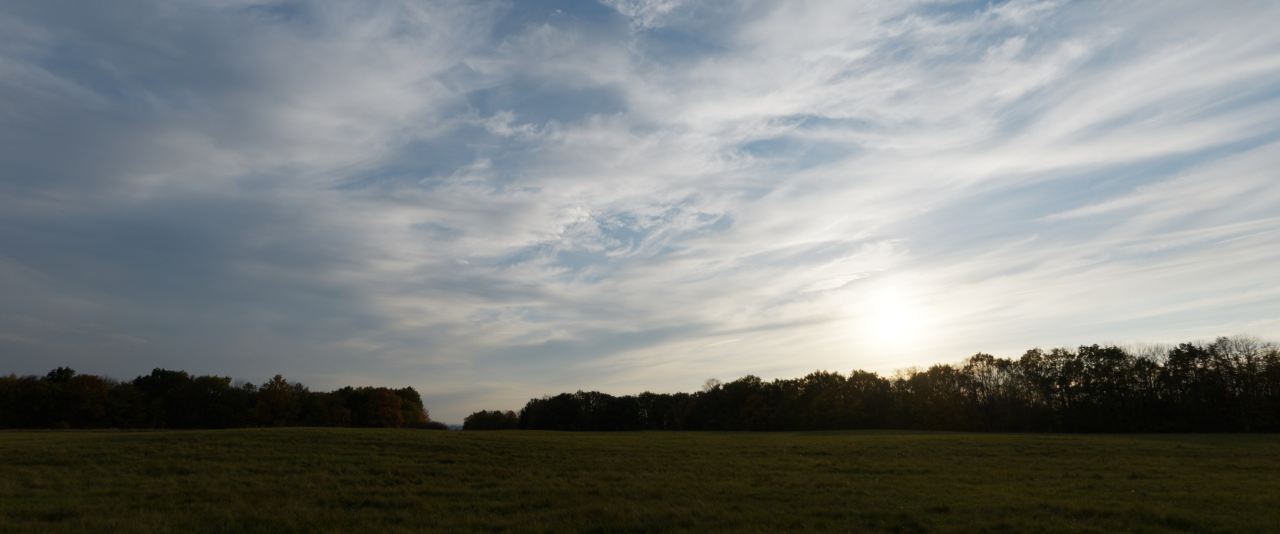
#> input picture murmuration-sky.jpg, 3840 x 1600 px (shown at 1/3 size); its folder holds only this picture in this run
$ python silhouette.py ../../murmuration-sky.jpg
#> lines starting #> are read from the running program, lines starting #| are printed output that depends on the picture; after the words box and inside, x2 and y2 are one past the last pixel; in counts of white or black regions, pixels touching at a corner belong together; long printed decimals are rounded
#> in main, img is the input picture: PIL image 3840x1600 RGB; mean R, G, B 121.7, 125.6, 124.2
"""Segment a bird-against-sky photo (or a render) and measure its planform.

usage: silhouette.py IMAGE [--out DIR] [--invert] [--thresh T]

Steps: Otsu threshold (bird darker than sky unless --invert), keep the largest component,
fill holes, then find the bilateral symmetry axis by maximising reflection IoU over angle
and offset.  In the symmetry frame (u across = span, v along = body, +v toward the head)
it reports span, length, tail and per-station leading/trailing edges, all normalised by
the half-span so photos at any scale compare directly.
"""
import argparse, json, pathlib, sys
import numpy as np
from PIL import Image
from scipy import ndimage as ndi
from skimage import filters, measure, morphology, transform


def segment_skydist(img):
    """Bird = far (in RGB) from a smooth sky model.  Works for blue, grey and white skies and for
    both pale bellies and black wingtips, which a single luma or blueness threshold cannot."""
    rgb = np.asarray(img.convert('RGB'), dtype=float) / 255
    H, W, _ = rgb.shape
    yy, xx = np.mgrid[0:H, 0:W] / max(H, W)
    A = np.stack([np.ones_like(xx), xx, yy, xx * xx, xx * yy, yy * yy], -1).reshape(-1, 6)
    flat = rgb.reshape(-1, 3)
    # first guess at sky: the image border
    b = np.zeros((H, W), bool); b[:H // 20] = b[-H // 20:] = True; b[:, :W // 20] = b[:, -W // 20:] = True
    sky = b.ravel()
    for _ in range(3):
        idx = np.flatnonzero(sky)[:: max(1, sky.sum() // 150000)]
        coef, *_ = np.linalg.lstsq(A[idx], flat[idx], rcond=None)
        bg = A @ coef
        d = np.linalg.norm(flat - bg, axis=1)
        t = filters.threshold_otsu(d)
        sky = d <= t * .6
    m = (d > t).reshape(H, W)
    m = ndi.binary_opening(m, structure=morphology.disk(1))
    lab = measure.label(m)
    big = np.argmax(np.bincount(lab.ravel())[1:]) + 1
    m = ndi.binary_closing(lab == big, structure=morphology.disk(2))
    return ndi.binary_fill_holes(m)


def segment(img, invert=False, thresh=None, bluesky=False, skydist=False):
#> called with invert = False, bluesky = False, skydist = False
    if skydist:
        return segment_skydist(img)
    if bluesky:                                  # bird = not blue: pale buff bellies match the sky in luma
        rgb = np.asarray(img.convert('RGB'), dtype=float) / 255
        g = 1 - np.clip(rgb[..., 2] - (rgb[..., 0] + rgb[..., 1]) / 2 + .5, 0, 1)
        invert = True
    else:
        g = np.asarray(img.convert('L'), dtype=float) / 255
    # sky gradients defeat a global threshold: fit a smooth quadratic sky to the pixels a first
    # pass calls sky, subtract it, threshold again (twice).  A filter-based background fails
    # when the bird fills much of the frame.
    H, W = g.shape
#> H = 1600; W = 3840
    yy, xx = np.mgrid[0:H, 0:W] / max(H, W)
    A = np.stack([np.ones_like(xx), xx, yy, xx * xx, xx * yy, yy * yy], -1).reshape(-1, 6)
    d = -g if not invert else g
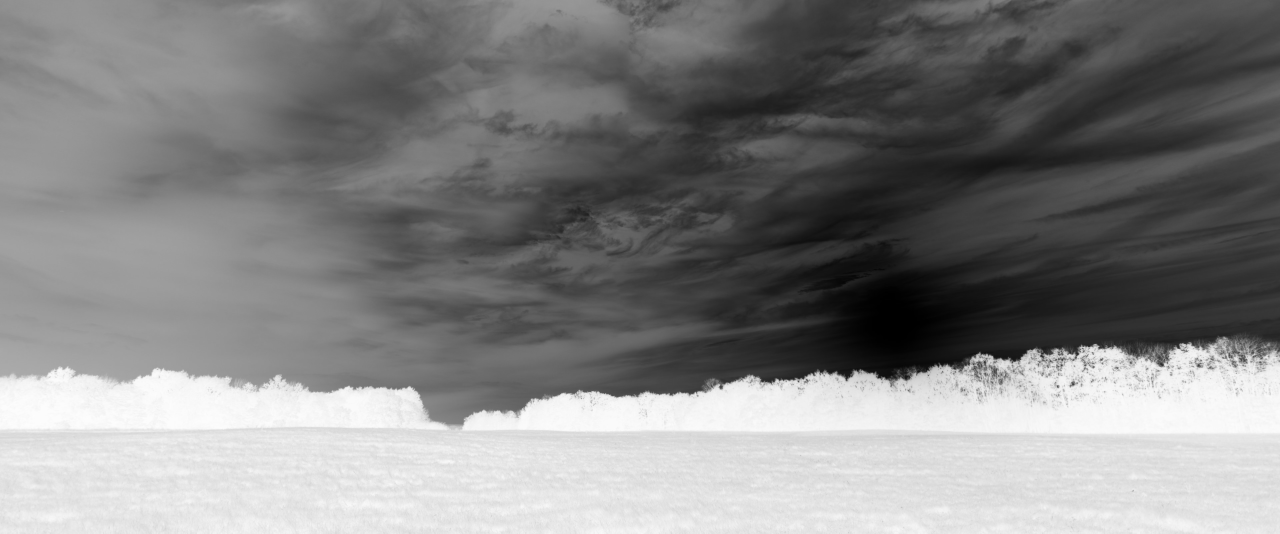
#> d: shape (1600, 3840) float64 (shown at 1/3 size); min -1, max -0.00392, mean -0.487; drawn with min black and max white
    for _ in range(3):
        t = filters.threshold_otsu(d)
        sky = (d <= t).ravel()
        idx = np.flatnonzero(sky)[:: max(1, sky.sum() // 200000)]
        coef, *_ = np.linalg.lstsq(A[idx], g.ravel()[idx], rcond=None)
        bg = (A @ coef).reshape(H, W)
        d = (g - bg) if invert else (bg - g)
#> this loop made 3 passes
#> (t, coef) on passes 1 to 3: (-0.395, [0.326, 0.921, 0.538, -0.646, 1.24, -3.18]), (0.295, [0.325, 0.865, 0.853, -0.615, 1.5, -4.86]), (0.273, [0.319, 0.82, 1.16, -0.558, 1.4, -5.86])
#> pass 1, in segment, `d = (g - bg) if invert else (bg - g)`:
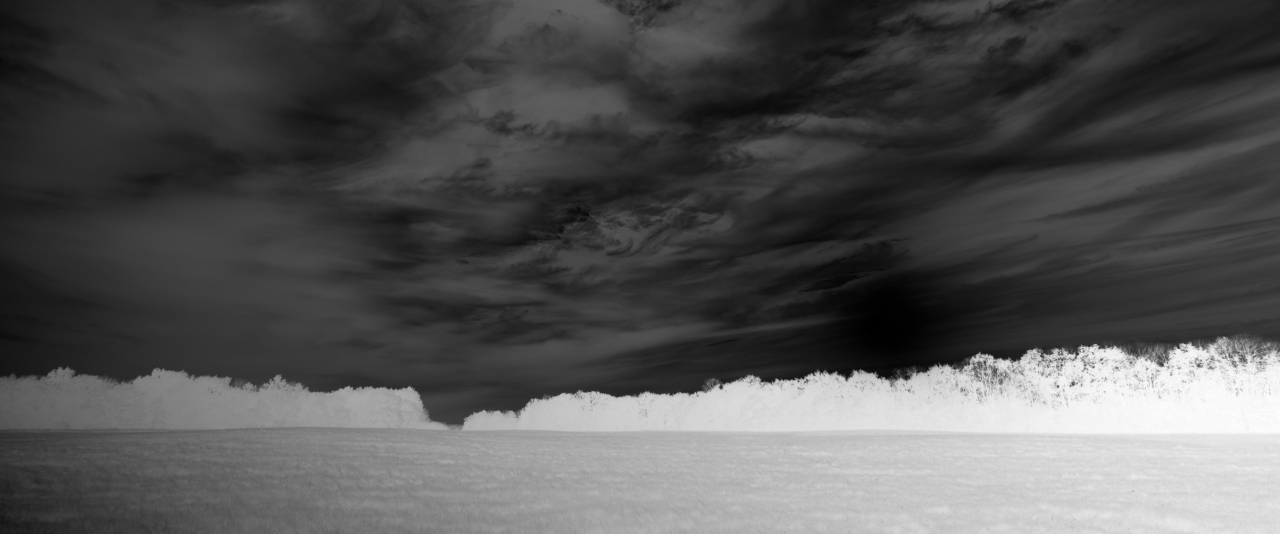
#> d: shape (1600, 3840) float64 (shown at 1/3 size); min -0.201, max 0.835, mean 0.141; drawn with min black and max white
#> after the loop:
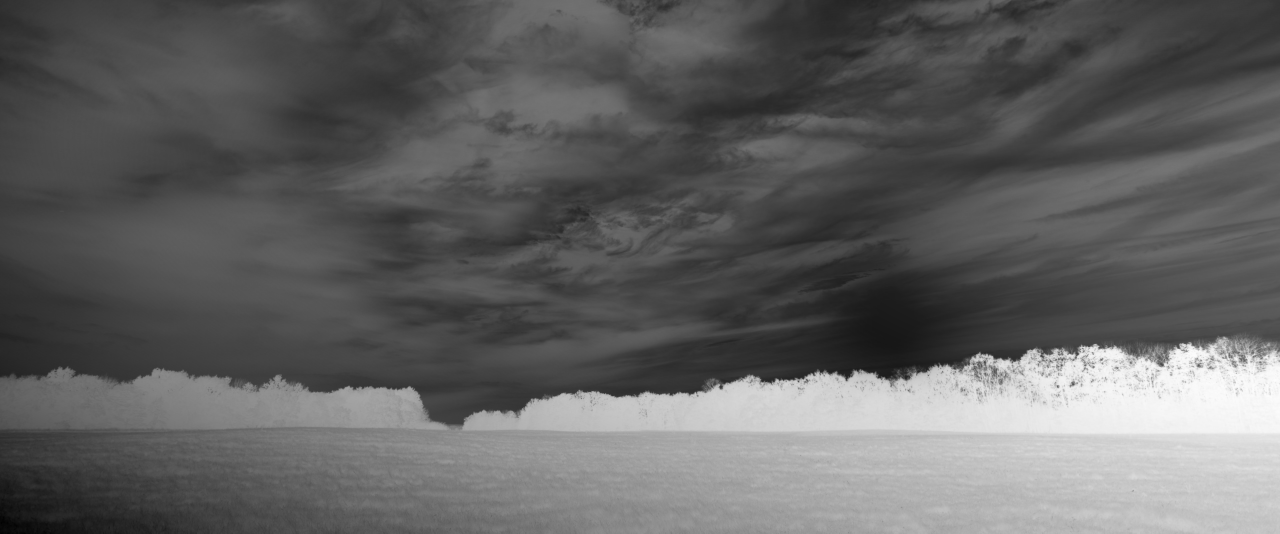
#> d: shape (1600, 3840) float64 (shown at 1/3 size); min -0.331, max 0.798, mean 0.103; drawn with min black and max white
    t = thresh if thresh is not None else filters.threshold_otsu(d)
#> t = 0.249
    m = d > t
#> m: shape (1600, 3840) bool; 20.4% white; 343 white regions (300 under 20 px), largest, box (x1, y1, x2, y2) and area: (411, 1010, 3840, 1600) 1246525, (1268, 1396, 1365, 1437) 1514, (1441, 1468, 1500, 1498) 624
    m = ndi.binary_opening(m, structure=morphology.disk(1))
#> m: shape (1600, 3840) bool; 20.3% white; 118 white regions (76 under 20 px), largest, box (x1, y1, x2, y2) and area: (413, 1010, 3840, 1600) 1242766, (1269, 1396, 1365, 1435) 1414, (1468, 1469, 1500, 1497) 379
    lab = measure.label(m)
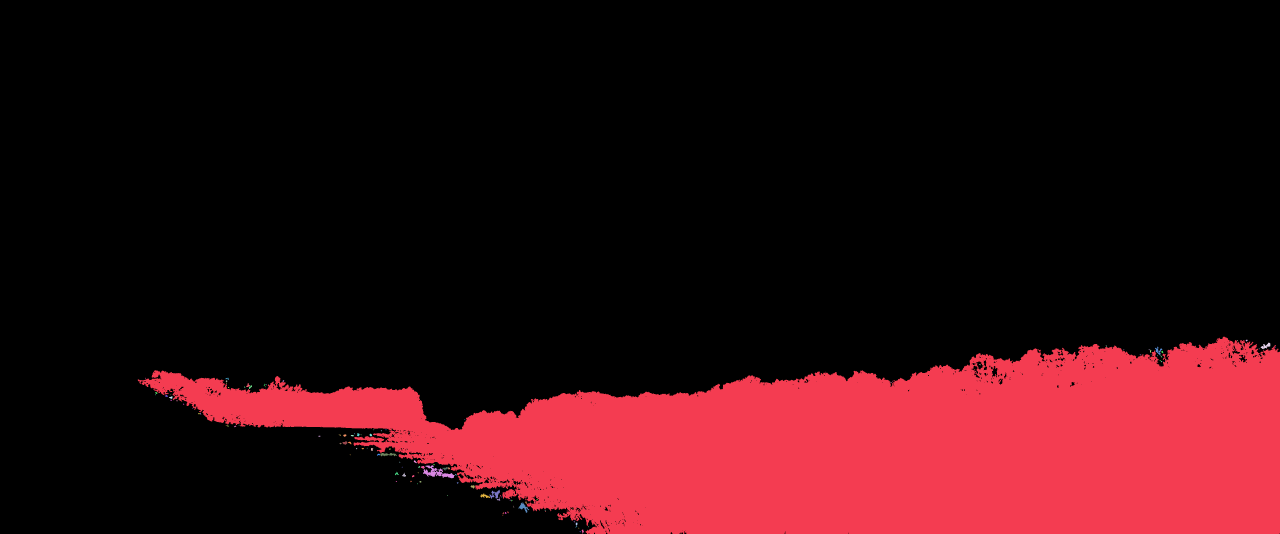
#> lab: shape (1600, 3840) int32 (shown at 1/3 size); 119 distinct labels, from 0 to 118; one colour per label, 0 black
    if lab.max() == 0:
        raise SystemExit('nothing segmented')
    big = np.argmax(np.bincount(lab.ravel())[1:]) + 1
#> big = 1
    m = ndi.binary_fill_holes(lab == big)
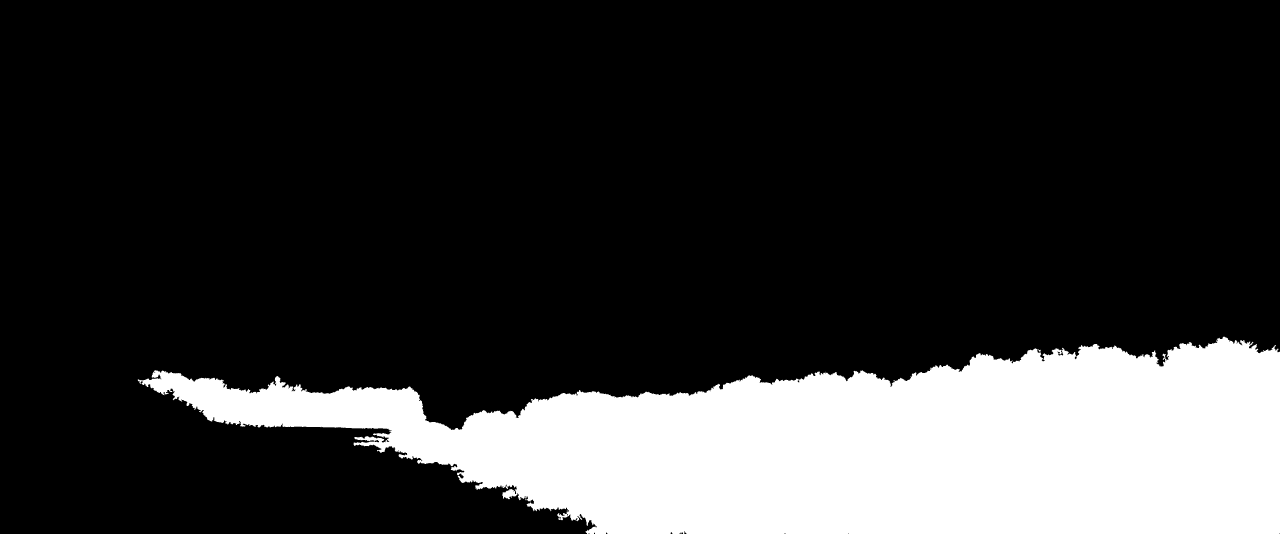
#> m: shape (1600, 3840) bool (shown at 1/3 size); 20.3% white; 1 white region, box (x1, y1, x2, y2) and area: (413, 1010, 3840, 1600) 1250152
    return m


def reflect_iou(pts, mask_set, theta, c, shape):
    # reflect points across the line through c with direction (cos θ, sin θ)
    d = np.array([np.cos(theta), np.sin(theta)])
    p = pts - c
    proj = p @ d
    r = 2 * np.outer(proj, d) - p + c
    ri = np.round(r).astype(int)
    ok = (ri[:, 0] >= 0) & (ri[:, 0] < shape[1]) & (ri[:, 1] >= 0) & (ri[:, 1] < shape[0])
    hit = np.zeros(len(pts), bool)
    hit[ok] = mask_set[ri[ok, 1], ri[ok, 0]]
    inter = hit.sum()
    return inter / (2 * len(pts) - inter)


def symmetry_axis(m):
    ys, xs = np.nonzero(m)
    pts = np.c_[xs, ys].astype(float)
#> pts = 1250152 pairs, first value 413 to 3839, second value 1010 to 1599
    if len(pts) > 40000:
        pts = pts[np.random.default_rng(0).choice(len(pts), 40000, replace=False)]
#> pts = 40000 pairs, first value 414 to 3839, second value 1012 to 1599
    c0 = pts.mean(0)
#> c0 = [2579.8, 1338.9]
    # span axis ≈ major principal axis; body (symmetry) axis ≈ perpendicular
    ev, evec = np.linalg.eigh(np.cov((pts - c0).T))
#> ev = [19988.9, 683508.1]; evec = [[0.00507, -1], [-1, -0.00507]]
    best = (-1, 0.0, c0)
#> best = (-1, 0, [2579.8, 1338.9])
    for k in (0, 1):                                   # either principal axis may be the symmetry axis
        th0 = np.arctan2(evec[1, k], evec[0, k])
        across = np.array([-np.sin(th0), np.cos(th0)])
        for dth in np.radians(np.arange(-25, 25.1, 1)):
            for off in np.linspace(-.15, .15, 31) * np.ptp(pts @ across):
                c = c0 + off * across
                s = reflect_iou(pts, m, th0 + dth, c, m.shape)
                if s > best[0]:
                    best = (s, th0 + dth, c)
#> this loop made 2 passes
#> (th0, across) on pass 1: (-1.57, [1, 0.00507])
    s, th, c = best
    for dth in np.radians(np.linspace(-1, 1, 11)):     # refine
        for off in np.linspace(-3, 3, 13):
            cc = c + off * np.array([-np.sin(th), np.cos(th)])
            v = reflect_iou(pts, m, th + dth, cc, m.shape)
            if v > best[0]:
                best = (v, th + dth, cc)
    return best


def measure_planform(m, theta, c, head_hint=None):
#> called with theta = -3.18, c = array of shape (2,)
    ys, xs = np.nonzero(m)
    p = np.c_[xs, ys].astype(float) - c
    v_dir = np.array([np.cos(theta), np.sin(theta)])   # along body
    u_dir = np.array([-v_dir[1], v_dir[0]])            # across (span)
    u, v = p @ u_dir, p @ v_dir
    half = (u.max() - u.min()) / 2
    uc = (u.max() + u.min()) / 2
    u = u - uc
    # orient +v toward the head: the head is the narrow short protrusion, the tail is longer.
    # heuristic: wings' leading edges lie on the head side, so the wing mass centroid
    # (|u| > 0.4 half) sits on the head side of the body centre-of-extent.
    core = np.abs(u) < .06 * half
    vmid = (v[core].max() + v[core].min()) / 2
    wing = np.abs(u) > .4 * half
    vsign = 1
    if v[wing].mean() < vmid:
        v = -v; vsign = -vsign
    if head_hint == 'flip':
        v = -v; vsign = -vsign
    core = np.abs(u) < .06 * half
    nose, tail = v[core].max(), v[core].min()
    length = nose - tail
    # per-station edges, both sides averaged
    stations = np.linspace(0, 1, 41)
    le, te = [], []
    for s in stations:
        band = np.abs(np.abs(u) / half - s) < .0125
        if band.sum() < 3:
            le.append(np.nan); te.append(np.nan); continue
        le.append(np.percentile(v[band], 99.5) / half)
        te.append(np.percentile(v[band], 0.5) / half)
    le, te = np.array(le), np.array(te)
    # tail: below the wing trailing edge at the root region (|u| < 0.12 half) the silhouette is tail only
    area = m.sum() / half ** 2
    # body/tail half-width along the axis: the contiguous run of pixels through u = 0 in each
    # v bin (under the wings this run is the whole wing, so it is reported but flagged)
    vb = np.linspace(tail, nose, 61)
    bw = []
    for k in range(len(vb) - 1):
        sel = (v >= vb[k]) & (v < vb[k + 1])
        uu = np.sort(np.round(u[sel]).astype(int))          # pixels
        if len(uu) == 0:
            bw.append(np.nan); continue
        uu = np.unique(uu)
        if not (uu.min() <= 0 <= uu.max()):
            bw.append(0.0); continue
        i0 = np.searchsorted(uu, 0)
        lo = hi = min(i0, len(uu) - 1)
        while hi + 1 < len(uu) and uu[hi + 1] - uu[hi] <= 2: hi += 1
        while lo - 1 >= 0 and uu[lo] - uu[lo - 1] <= 2: lo -= 1
        bw.append(float((uu[hi] - uu[lo] + 1) / 2 / half))
#> this loop made 60 passes
    return dict(
        body_v=((vb[:-1] + vb[1:]) / 2 / half).tolist(), body_halfwidth=bw,
        half_span_px=float(half), span_over_length=float(2 * half / length),
        length_over_halfspan=float(length / half), nose=float(nose / half), tail_tip=float(tail / half),
        area_over_halfspan2=float(area), aspect_ratio=float((2 * half) ** 2 / m.sum()),
        stations=stations.tolist(), le=le.tolist(), te=te.tolist(),
        chord=(le - te).tolist(),
    ), (u / half, v / half), dict(c=c, u_dir=u_dir, v_dir=v_dir, uc=uc, vsign=vsign, half=half)


def main():
    ap = argparse.ArgumentParser()
    ap.add_argument('image'); ap.add_argument('--out', default='.')
    ap.add_argument('--invert', action='store_true'); ap.add_argument('--thresh', type=float)
    ap.add_argument('--bluesky', action='store_true'); ap.add_argument('--skydist', action='store_true')
    ap.add_argument('--flip', action='store_true', help='head direction heuristic got it wrong')
    a = ap.parse_args()
    img = Image.open(a.image)
    m = segment(img, a.invert, a.thresh, a.bluesky, a.skydist)
    iou, th, c = symmetry_axis(m)
    res, (u, v), fr = measure_planform(m, th, c, 'flip' if a.flip else None)
    res.update(image=a.image, symmetry_iou=float(iou), axis_deg=float(np.degrees(th)))
    out = pathlib.Path(a.out); out.mkdir(parents=True, exist_ok=True)
    stem = pathlib.Path(a.image).stem
    # normalised planform raster (head up), for overlaying photos against renders
    R = 400
    # inverse mapping: every canvas pixel samples the mask, so small sources cannot leave gaps
    jj, ii = np.meshgrid(np.arange(R) + .5, np.arange(R) + .5)
    un = (jj / R * 2.2 - 1.1) * fr['half'] + fr['uc']
    vn = (1.1 - ii / R * 2.2) * fr['half'] * fr['vsign']
    src = fr['c'][None, None, :] + un[..., None] * fr['u_dir'] + vn[..., None] * fr['v_dir']
    canvas = ndi.map_coordinates(m.astype(float), [src[..., 1] - .5, src[..., 0] - .5], order=1, cval=0) > .5
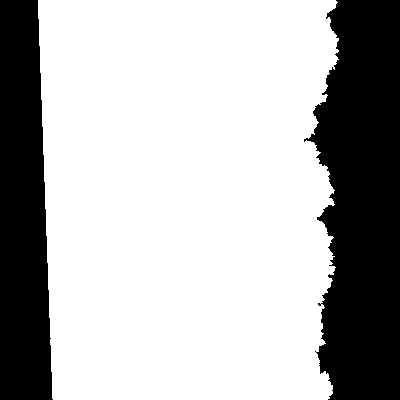
#> canvas: shape (400, 400) bool; 70.3% white; 2 black regions, box (x1, y1, x2, y2) and area: (304, 0, 400, 400) 29434, (0, 0, 53, 400) 18067
    canvas = canvas.astype(np.uint8) * 255
    Image.fromarray(canvas).save(out / f'{stem}__norm.png')
    over = np.asarray(img.convert('RGB')).copy()
    over[m] = (over[m] * .4 + np.array([255, 0, 0]) * .6).astype(np.uint8)
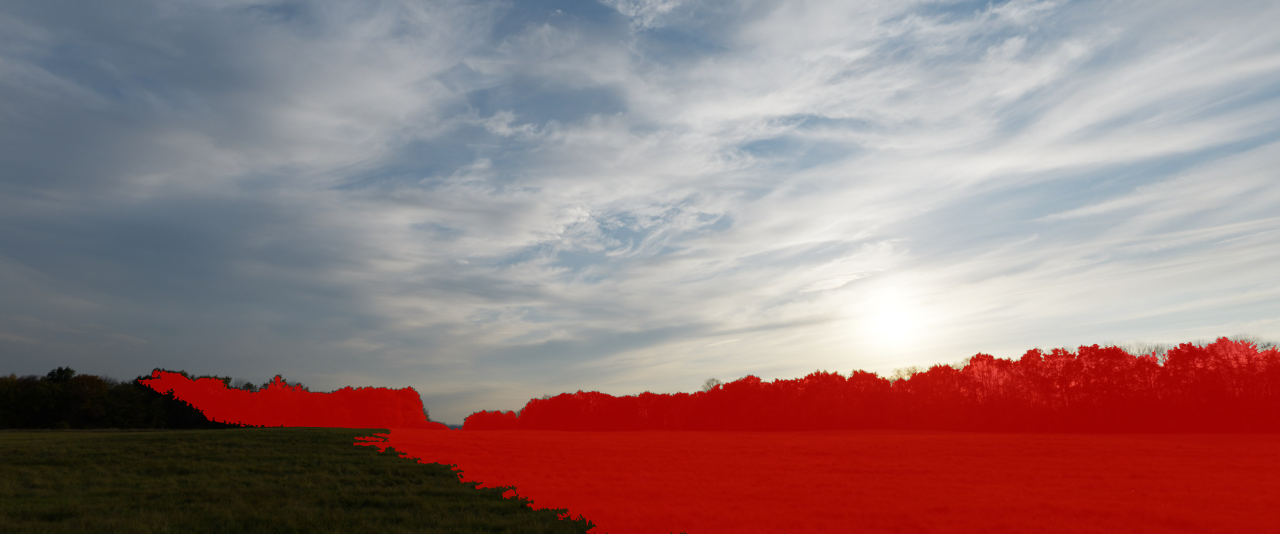
#> over: shape (1600, 3840, 3) (shown at 1/3 size); mean R, G, B 149.1, 122.1, 122.7
    Image.fromarray(over).save(out / f'{stem}__mask.jpg', quality=85)
    (out / f'{stem}.json').write_text(json.dumps(res, indent=1))
    print(json.dumps({k: res[k] for k in ('symmetry_iou', 'span_over_length', 'aspect_ratio', 'nose', 'tail_tip')}, indent=1))
#| {
#|  "symmetry_iou": 0.7572,
#|  "span_over_length": 0.2322,
#|  "aspect_ratio": 0.3004,
#|  "nose": 4.117,
#|  "tail_tip": -4.495
#| }


if __name__ == '__main__':
    main()
